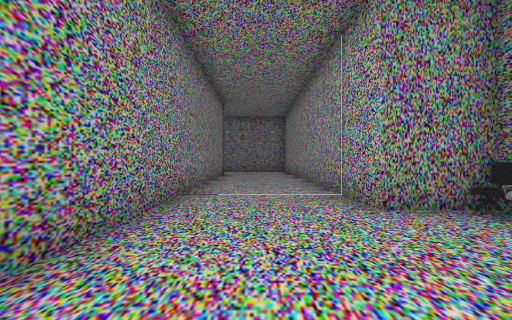
View 1 (above)

17 first-person views from a walk through a Unity game level. The camera is 1.3 m above the floor, looks level and sees 90° across. The floor is counted in squares, 2 m on a side. Each view is taken from the middle of a square. On the plan, view 1 faces up. The plan holds only what a view shows up to about 9 squares ahead; the rest is blank. The player character is not drawn.

View 2
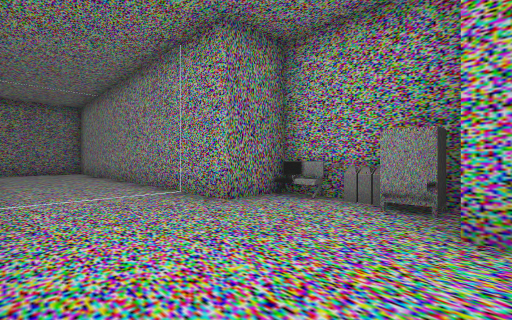

View 3
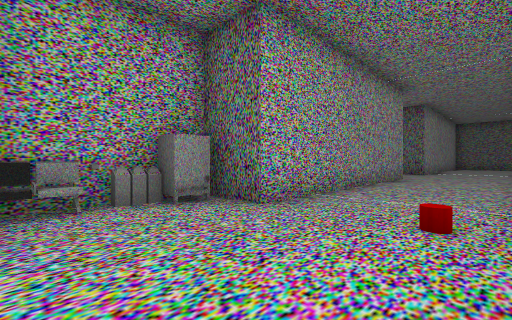

View 4
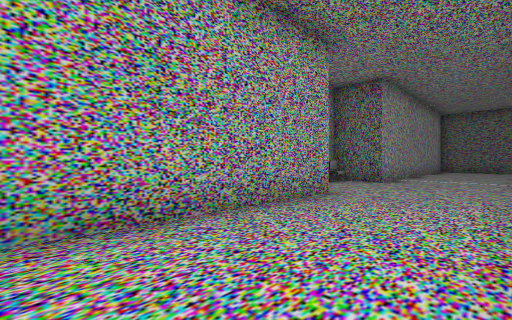

View 5
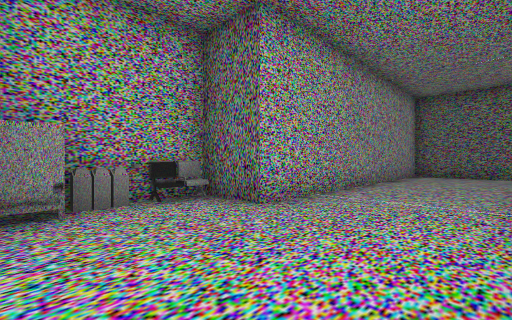

View 6
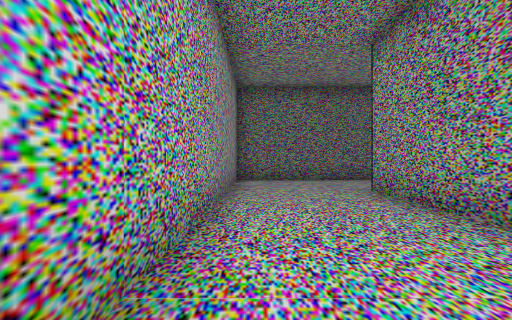

View 7
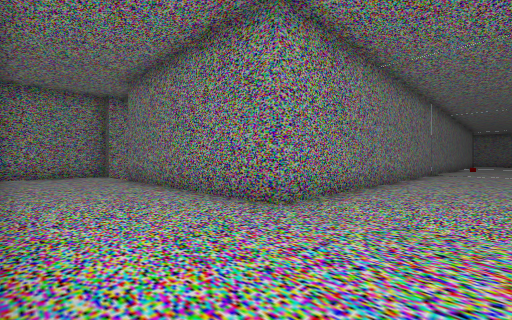

View 8
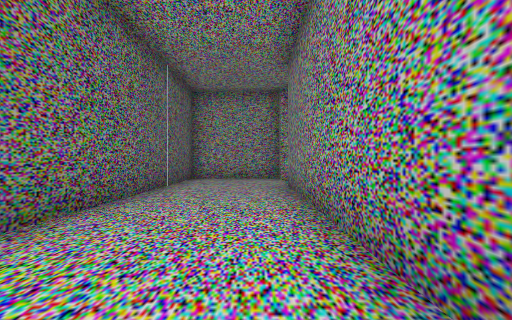

View 9
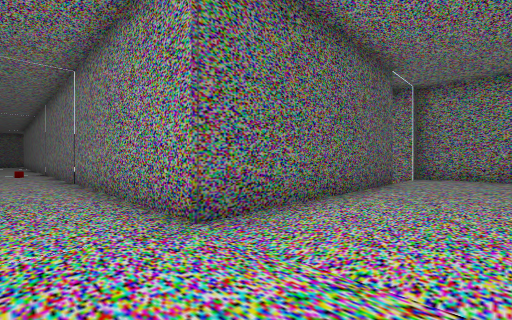

View 10
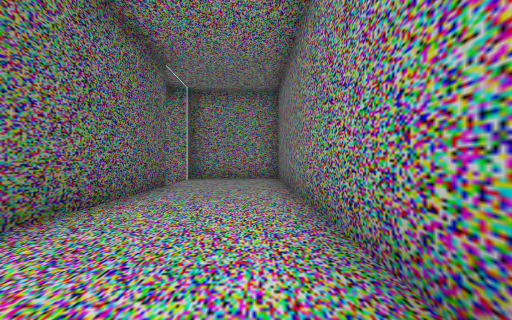

View 11
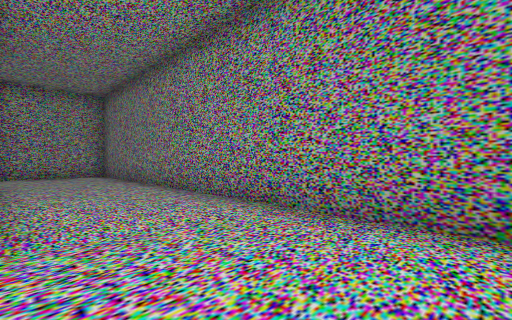

View 12
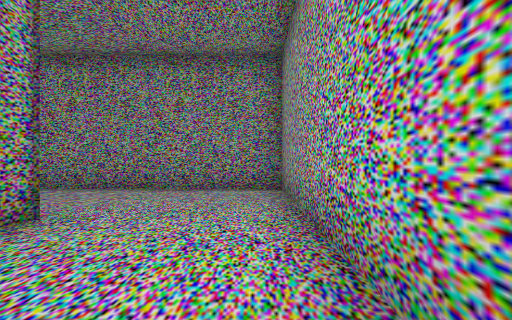

View 13
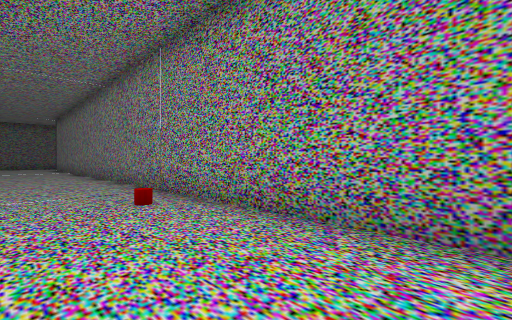

View 14
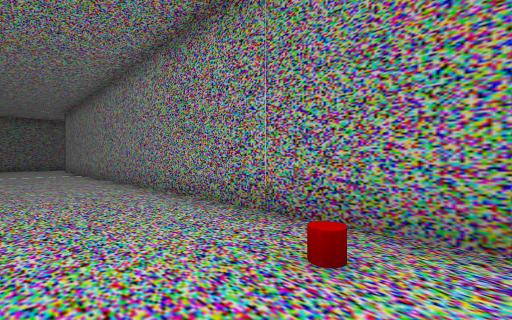

View 15
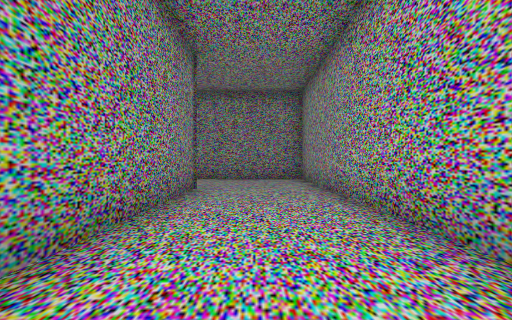

View 16
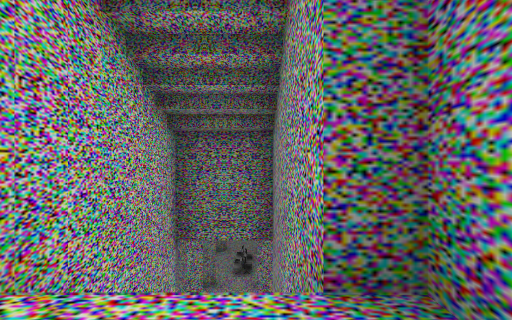

View 17
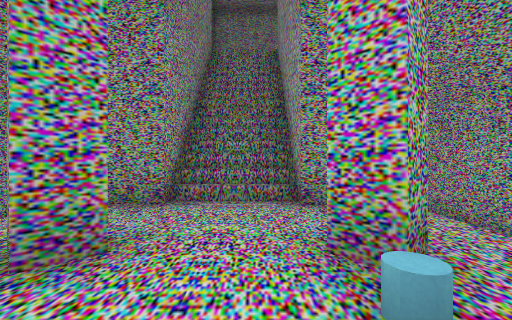

### Floor plan
Key: @ floor where view 1 was taken; # wall or solid block; . main floor; - floor 8 m lower than the main floor; / step, stairs or slope; v drop or lower ground; B bench; P pillar; O other object.
Columns run from 11 left of view 1 to 3 right of it. Each row starts with its distance up from view 1.
 14  #############
 13  #...........#
 12  #...........#
 11  #...........#
 10 v#//######...#
  9  #//#  v #...#
  8 v#//#  v #...#
  7  #//#  v #...#
  6 v-----   #...#
  5  -P-P-   #...#
  4   ---    #...#
  3    -     #....B
  2          #...OO
  1          #...OO
  0          #.@.##
 -1          #...#
 -2          #...#
 -3          #...#
 -4          #...#
 -5          #...#
 -6          #...#
 -7          #....O
 -8          #....O
 -9          #....B
-10          #...##
-11          #...#
-12          #...#
-13          #...#
-14          #...#
-15  #//######...#
-16  #...........#
-17  #...........#
-18  #...........#
-19  #############

Where each view was taken, in squares from view 1:
view 1: 0 up, 0 right, facing up
view 2: 0 up, 1 left, facing up-right
view 3: 3 up, 1 left, facing down-right
view 4: 2 down, 1 left, facing down-right
view 5: 7 down, 1 left, facing down-right
view 6: 10 down, 1 right, facing down
view 7: 18 down, 1 right, facing up-left
view 8: 16 down, 1 left, facing left
view 9: 13 up, 0 right, facing down-left
view 10: 13 up, 1 left, facing left
view 11: 11 up, 1 right, facing up-left
view 12: 8 up, 1 right, facing up
view 13: 4 up, 1 right, facing down-left
view 14: 1 up, 1 right, facing down-left
view 15: 5 up, 0 right, facing up
view 16: 12 up, 9 left, facing down
view 17: 3 up, 8 left, facing up
